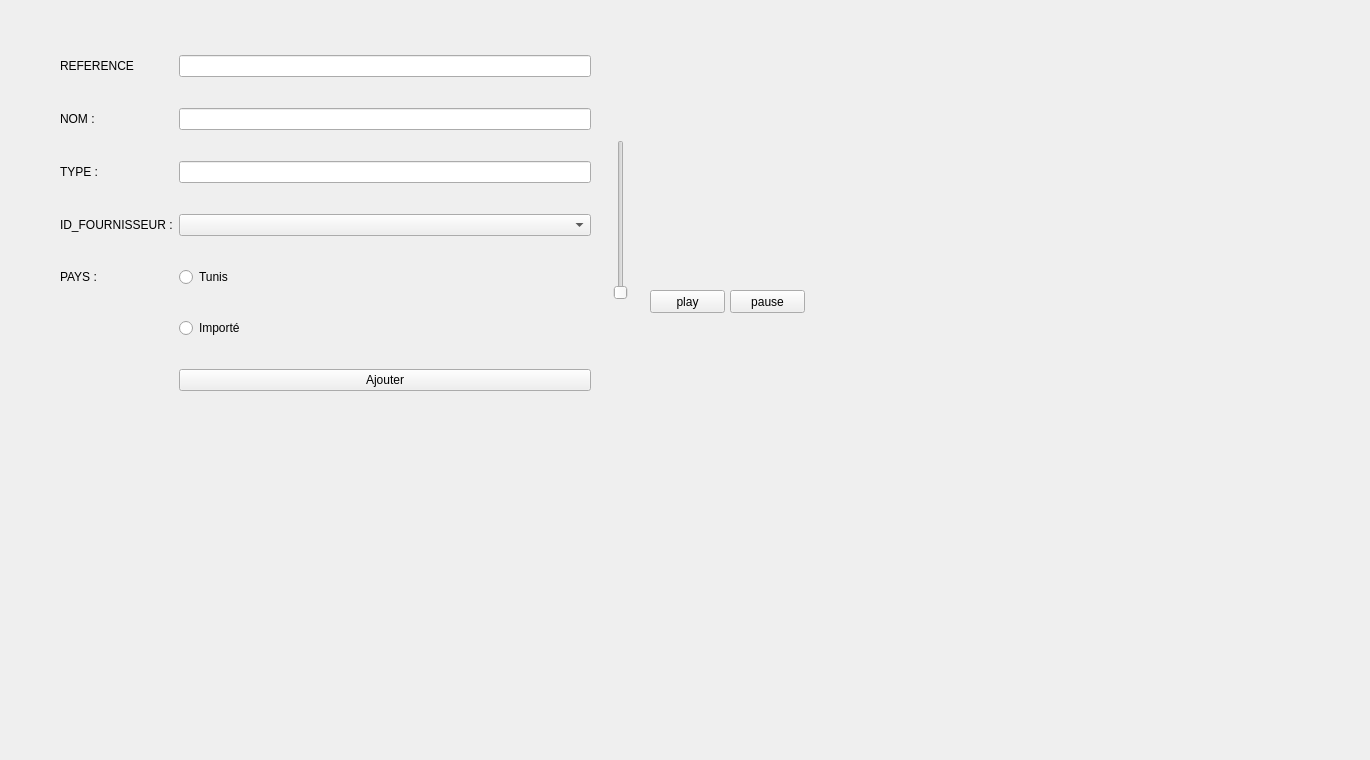
      <widget class="QWidget" name="tab">
       <attribute name="title">
        <string>Ajouter un equipement</string>
       </attribute>
       <widget class="QLabel" name="label_27">
        <property name="geometry">
         <rect>
          <x>-250</x>
          <y>-130</y>
          <width>1361</width>
          <height>751</height>
         </rect>
        </property>
        <property name="text">
         <string>TextLabel</string>
        </property>
       </widget>
       <widget class="QSlider" name="verticalSlider">
        <property name="geometry">
         <rect>
          <x>610</x>
          <y>140</y>
          <width>22</width>
          <height>160</height>
         </rect>
        </property>
        <property name="orientation">
         <enum>Qt::Vertical</enum>
        </property>
       </widget>
       <widget class="QPushButton" name="pushButton_4">
        <property name="geometry">
         <rect>
          <x>650</x>
          <y>290</y>
          <width>75</width>
          <height>23</height>
         </rect>
        </property>
        <property name="text">
         <string>play</string>
        </property>
       </widget>
       <widget class="QPushButton" name="pushButton_5">
        <property name="geometry">
         <rect>
          <x>730</x>
          <y>290</y>
          <width>75</width>
          <height>23</height>
         </rect>
        </property>
        <property name="text">
         <string>pause</string>
        </property>
       </widget>
       <widget class="QWidget" name="">
        <property name="geometry">
         <rect>
          <x>60</x>
          <y>30</y>
          <width>531</width>
          <height>391</height>
         </rect>
        </property>
        <layout class="QGridLayout" name="gridLayout">
         <item row="3" column="1">
          <widget class="QComboBox" name="id_combobox"/>
         </item>
         <item row="2" column="1">
          <widget class="QLineEdit" name="lineEdit_3"/>
         </item>
         <item row="3" column="0">
          <widget class="QLabel" name="label_5">
           <property name="text">
            <string>ID_FOURNISSEUR :</string>
           </property>
          </widget>
         </item>
         <item row="0" column="1">
          <widget class="QLineEdit" name="lineEdit_1"/>
         </item>
         <item row="6" column="0">
          <widget class="QLabel" name="label_17">
           <property name="text">
            <string>PAYS : </string>
           </property>
          </widget>
         </item>
         <item row="1" column="1">
          <widget class="QLineEdit" name="lineEdit_2"/>
         </item>
         <item row="0" column="0">
          <widget class="QLabel" name="label">
           <property name="text">
            <string>REFERENCE </string>
           </property>
          </widget>
         </item>
         <item row="7" column="1">
          <widget class="QRadioButton" name="radioButton_2">
           <property name="text">
            <string>Importé</string>
           </property>
          </widget>
         </item>
         <item row="6" column="1">
          <widget class="QRadioButton" name="radioButton">
           <property name="text">
            <string>Tunis</string>
           </property>
          </widget>
         </item>
         <item row="1" column="0">
          <widget class="QLabel" name="label_2">
           <property name="text">
            <string>NOM :</string>
           </property>
          </widget>
         </item>
         <item row="2" column="0">
          <widget class="QLabel" name="label_3">
           <property name="text">
            <string>TYPE :</string>
           </property>
          </widget>
         </item>
         <item row="8" column="1">
          <widget class="QPushButton" name="pb_ajouter">
           <property name="font">
            <font/>
           </property>
           <property name="text">
            <string>Ajouter</string>
           </property>
          </widget>
         </item>
        </layout>
       </widget>
       <zorder>label_27</zorder>
       <zorder>label_2</zorder>
       <zorder>label_3</zorder>
       <zorder>lineEdit_1</zorder>
       <zorder>lineEdit_2</zorder>
       <zorder>lineEdit_3</zorder>
       <zorder>label_5</zorder>
       <zorder>label</zorder>
       <zorder>verticalSlider</zorder>
       <zorder>pushButton_4</zorder>
       <zorder>pushButton_5</zorder>
       <zorder>id_combobox</zorder>
      </widget>
